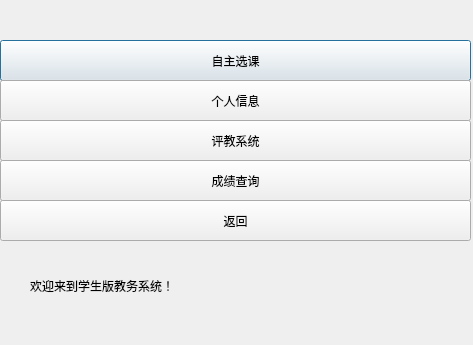
<?xml version="1.0" encoding="UTF-8"?>
<ui version="4.0">
 <class>studentmain</class>
 <widget class="QDialog" name="studentmain">
  <property name="geometry">
   <rect>
    <x>0</x>
    <y>0</y>
    <width>473</width>
    <height>345</height>
   </rect>
  </property>
  <property name="windowTitle">
   <string>Dialog</string>
  </property>
  <widget class="QPushButton" name="selectcourse">
   <property name="geometry">
    <rect>
     <x>0</x>
     <y>40</y>
     <width>471</width>
     <height>41</height>
    </rect>
   </property>
   <property name="text">
    <string>自主选课</string>
   </property>
  </widget>
  <widget class="QPushButton" name="information">
   <property name="geometry">
    <rect>
     <x>0</x>
     <y>80</y>
     <width>471</width>
     <height>41</height>
    </rect>
   </property>
   <property name="text">
    <string>个人信息</string>
   </property>
  </widget>
  <widget class="QPushButton" name="evaluation">
   <property name="geometry">
    <rect>
     <x>0</x>
     <y>120</y>
     <width>471</width>
     <height>41</height>
    </rect>
   </property>
   <property name="text">
    <string>评教系统</string>
   </property>
  </widget>
  <widget class="QPushButton" name="searchgrade">
   <property name="geometry">
    <rect>
     <x>0</x>
     <y>160</y>
     <width>471</width>
     <height>41</height>
    </rect>
   </property>
   <property name="text">
    <string>成绩查询</string>
   </property>
  </widget>
  <widget class="QPushButton" name="back">
   <property name="geometry">
    <rect>
     <x>0</x>
     <y>200</y>
     <width>471</width>
     <height>41</height>
    </rect>
   </property>
   <property name="text">
    <string>返回</string>
   </property>
  </widget>
  <widget class="QLabel" name="label">
   <property name="geometry">
    <rect>
     <x>30</x>
     <y>270</y>
     <width>151</width>
     <height>31</height>
    </rect>
   </property>
   <property name="text">
    <string>欢迎来到学生版教务系统！</string>
   </property>
  </widget>
 </widget>
 <resources/>
 <connections/>
</ui>
